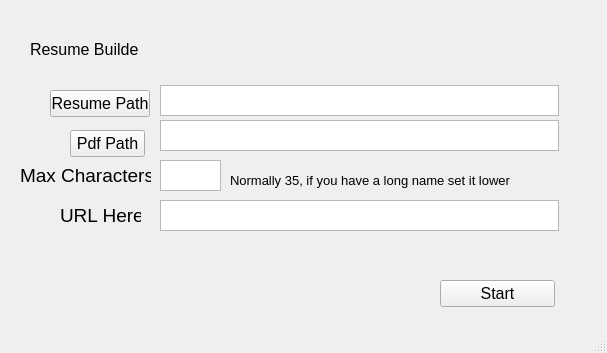
<?xml version="1.0" encoding="UTF-8"?>
<ui version="4.0">
 <class>MainWindow</class>
 <widget class="QMainWindow" name="MainWindow">
  <property name="geometry">
   <rect>
    <x>0</x>
    <y>0</y>
    <width>607</width>
    <height>353</height>
   </rect>
  </property>
  <property name="windowTitle">
   <string>MainWindow</string>
  </property>
  <widget class="QWidget" name="centralwidget">
   <widget class="QPlainTextEdit" name="MaxCharactersText">
    <property name="geometry">
     <rect>
      <x>160</x>
      <y>160</y>
      <width>61</width>
      <height>31</height>
     </rect>
    </property>
   </widget>
   <widget class="QTextEdit" name="ResumePathText">
    <property name="geometry">
     <rect>
      <x>160</x>
      <y>85</y>
      <width>399</width>
      <height>31</height>
     </rect>
    </property>
   </widget>
   <widget class="QPushButton" name="PdfPathBut">
    <property name="geometry">
     <rect>
      <x>70</x>
      <y>130</y>
      <width>75</width>
      <height>27</height>
     </rect>
    </property>
    <property name="font">
     <font>
      <pointsize>12</pointsize>
     </font>
    </property>
    <property name="text">
     <string>Pdf Path</string>
    </property>
   </widget>
   <widget class="QPushButton" name="ResumePathBut">
    <property name="geometry">
     <rect>
      <x>50</x>
      <y>90</y>
      <width>100</width>
      <height>27</height>
     </rect>
    </property>
    <property name="font">
     <font>
      <pointsize>12</pointsize>
     </font>
    </property>
    <property name="text">
     <string>Resume Path</string>
    </property>
   </widget>
   <widget class="QTextEdit" name="PdfPathText">
    <property name="geometry">
     <rect>
      <x>160</x>
      <y>120</y>
      <width>399</width>
      <height>31</height>
     </rect>
    </property>
   </widget>
   <widget class="QPushButton" name="StartBut">
    <property name="geometry">
     <rect>
      <x>440</x>
      <y>280</y>
      <width>115</width>
      <height>27</height>
     </rect>
    </property>
    <property name="font">
     <font>
      <pointsize>12</pointsize>
     </font>
    </property>
    <property name="text">
     <string>Start</string>
    </property>
   </widget>
   <widget class="QLabel" name="ResumeBuilderLab">
    <property name="geometry">
     <rect>
      <x>30</x>
      <y>35</y>
      <width>109</width>
      <height>28</height>
     </rect>
    </property>
    <property name="font">
     <font>
      <pointsize>12</pointsize>
     </font>
    </property>
    <property name="text">
     <string>Resume Builder</string>
    </property>
   </widget>
   <widget class="QPlainTextEdit" name="UrlText">
    <property name="geometry">
     <rect>
      <x>160</x>
      <y>200</y>
      <width>399</width>
      <height>31</height>
     </rect>
    </property>
   </widget>
   <widget class="QLabel" name="UrlLab">
    <property name="geometry">
     <rect>
      <x>60</x>
      <y>200</y>
      <width>81</width>
      <height>31</height>
     </rect>
    </property>
    <property name="font">
     <font>
      <pointsize>14</pointsize>
     </font>
    </property>
    <property name="text">
     <string>URL Here</string>
    </property>
   </widget>
   <widget class="QLabel" name="MaxCharactersLab">
    <property name="geometry">
     <rect>
      <x>20</x>
      <y>160</y>
      <width>131</width>
      <height>31</height>
     </rect>
    </property>
    <property name="font">
     <font>
      <pointsize>14</pointsize>
     </font>
    </property>
    <property name="text">
     <string>Max Characters</string>
    </property>
   </widget>
   <widget class="QLabel" name="label">
    <property name="geometry">
     <rect>
      <x>230</x>
      <y>170</y>
      <width>331</width>
      <height>21</height>
     </rect>
    </property>
    <property name="font">
     <font>
      <pointsize>10</pointsize>
     </font>
    </property>
    <property name="text">
     <string>Normally 35, if you have a long name set it lower</string>
    </property>
   </widget>
  </widget>
  <widget class="QMenuBar" name="menubar">
   <property name="geometry">
    <rect>
     <x>0</x>
     <y>0</y>
     <width>607</width>
     <height>21</height>
    </rect>
   </property>
  </widget>
  <widget class="QStatusBar" name="statusbar"/>
 </widget>
 <resources/>
 <connections/>
</ui>
